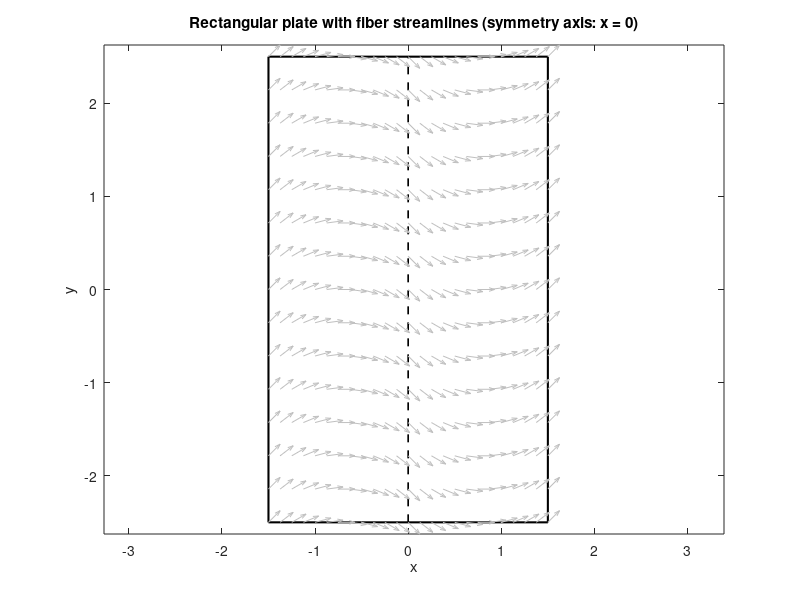

This figure's MATLAB source: (Note: this script raises an error after producing the figure.)
%% ============================================================
%  Rectangle plate + fiber angle field TF(x) and fiber streamlines
%  Requirement:
%   1) Rectangular plate
%   2) TF = 2*(TF1-TF0)*abs(x)/LENGTH + TF0 + TFS
%   3) y-axis is symmetry axis => x = 0
%% ============================================================

%% -------------------- User parameters ------------------------
LENGTH = 3;          % total plate length in x direction (same as your LENGTH)
HEIGHT = 5;          % plate height in y direction

TF0 = deg2rad(-45);      % TF0 (radians)  e.g. 0 deg
TF1 = deg2rad(45);     % TF1 (radians)  e.g. 60 deg
TFS = deg2rad(0);      % TFS shift (radians)

% fiber streamline settings
nLines = 13;           % number of fiber streamlines
nSteps = 1500;         % integration steps
ds     = 0.01;          % step size (controls curve resolution)

% sampling for background angle display (quiver)
nx = 25; ny = 15;

%% -------------------- Geometry -------------------------------
xMin = -LENGTH/2; xMax =  LENGTH/2;
yMin = -HEIGHT/2; yMax =  HEIGHT/2;

% TF(x) function (depends only on x, symmetric by abs(x))
TF = @(x) 2*(TF1-TF0).*abs(x)./LENGTH + TF0 + TFS;

%% -------------------- Plot plate boundary --------------------
figure('Color','w'); hold on; axis equal; box on;
xlabel('x'); ylabel('y');
title('Rectangular plate with fiber streamlines (symmetry axis: x = 0)');

% rectangle boundary
plot([xMin xMax xMax xMin xMin],[yMin yMin yMax yMax yMin],'k-','LineWidth',1.5);

% symmetry axis (y-axis, i.e., x=0)
plot([0 0],[yMin yMax],'k--','LineWidth',1.2);

%% -------------------- Angle field arrows (optional) -----------
xg = linspace(xMin,xMax,nx);
yg = linspace(yMin,yMax,ny);
[XG,YG] = meshgrid(xg,yg);

Theta = TF(XG);           % radians
U = cos(Theta);
V = sin(Theta);

% scale arrows to look nice
quiver(XG,YG,U,V,0.5,'Color',[0.75 0.75 0.75]);

%% -------------------- Fiber streamlines -----------------------
% Seed points on symmetry axis x=0, spread in y
ySeeds = linspace(yMin*0.9, yMax*0.9, nLines);

for k = 1:nLines
    % integrate forward and backward from x=0
    x0 = 0; y0 = ySeeds(k);

    [xf,yf] = traceLine(x0,y0, +1, ds, nSteps, TF, xMin,xMax,yMin,yMax);
    [xb,yb] = traceLine(x0,y0, -1, ds, nSteps, TF, xMin,xMax,yMin,yMax);

    % combine backward + forward (avoid duplicate start point)
    xb = flipud(xb); yb = flipud(yb);
    xLine = [xb; xf(2:end)];
    yLine = [yb; yf(2:end)];

    plot(xLine,yLine,'LineWidth',1.6);
end

%% -------------------- Helper: streamline integrator -----------
function [xPath,yPath] = traceLine(x0,y0, dirSign, ds, nSteps, TFfun, xMin,xMax,yMin,yMax)
% dirSign = +1 forward, -1 backward

xPath = zeros(nSteps,1);
yPath = zeros(nSteps,1);

x = x0; y = y0;
xPath(1)=x; yPath(1)=y;

for i = 2:nSteps
    theta = TFfun(x);

    % tangent direction angle w.r.t x-axis
    dx = dirSign * ds * cos(theta);
    dy = dirSign * ds * sin(theta);

    % Euler step
    x = x + dx;
    y = y + dy;

    xPath(i)=x; yPath(i)=y;

    % stop if out of boundary
    if x < xMin || x > xMax || y < yMin || y > yMax
        xPath = xPath(1:i-1);
        yPath = yPath(1:i-1);
        return;
    end
end
end

axis equal
axis off


% % 设置 figure 和坐标轴背景为透明
% set(gcf,'Color','none');   % figure 背景透明
% set(gca,'Color','none');   % axes 背景透明
% 
% % 导出为透明背景 PNG
% exportgraphics(gcf,'fiber_plate.png', ...
%     'BackgroundColor','none', ...
%     'Resolution',300);
